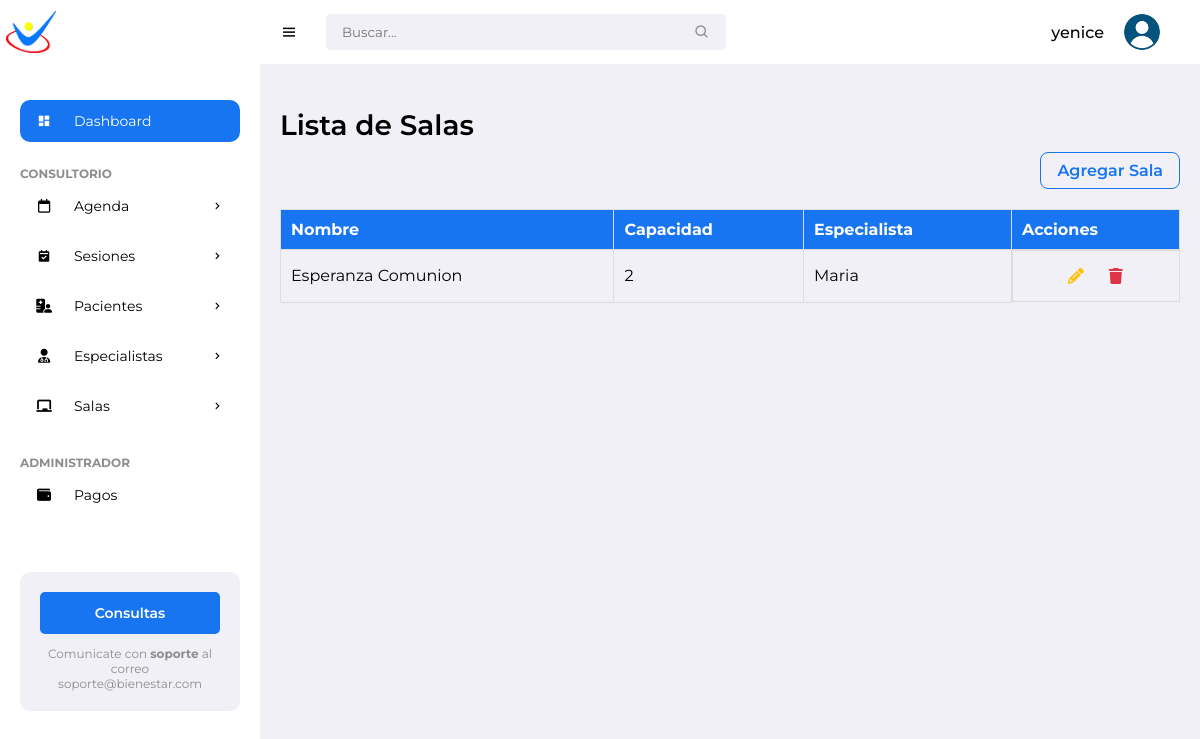
The app's page /rooms/ (signed in) with its own data.
### pacientes/models.py (models this page shows, shortened)
class Room(models.Model):
    name = models.CharField(max_length=100)
    capacity = models.IntegerField()
    location = models.CharField(max_length=100)
    specialists = models.ManyToManyField(Specialist, related_name='rooms')

class Specialist(models.Model):
    ROLES = [
        ('especialista', 'Especialista'),
        ('administrador', 'Administrador'),
    ]
    name = models.CharField(max_length=100)
    surname = models.CharField(max_length=100)
    specialty = models.CharField(max_length=100)
    email = models.EmailField()
    phone = models.CharField(max_length=20)
    dni = models.CharField(max_length=20, unique=True)
    profile_image = models.ImageField(upload_to='specialist_images/', null=True, blank=True)
    role = models.CharField(max_length=20, choices=ROLES, default='especialista')
    password = models.CharField(max_length=128)

### pacientes/views.py (the view)
# urls.py: path('rooms/', views.room_list, name='room_list'),
@login_required
def room_list(request):
    rooms = Room.objects.all()
    return render(request, 'pacientes/room/room_list.html', {'rooms': rooms})

### pacientes/templates/pacientes/room/room_list.html (shortened to what this page needs)
{% extends "pacientes/base/base.html" %}
{% block content %}
<h1 class="title">Lista de Salas</h1>
<div class="list-header">
    <a href="{% url 'new_room' %}" class="btn-add">Agregar Sala</a>
</div>
<div class="room-list-container">
    <table id="roomTable" class="display table">
        <thead>
            <tr>
                <th>Nombre</th>
                <th>Capacidad</th>
                <th>Especialista</th>
                <th>Acciones</th>
            </tr>
        </thead>
        <tbody>
            {% for room in rooms %}
            <tr>
                <td>{{ room.name }}</td>
                <td>{{ room.capacity }}</td>
                <td>
                    {% for specialist in room.specialists.all %}
                        {{ specialist.name }}{% if not forloop.last %}, {% endif %}
                    {% endfor %}
                </td>
                <td class="actions-tab">
                    <a href="{% url 'edit_room' room.id %}" class="btn btn-icon edit" title="Editar">
                        <i class="fas fa-pencil-alt"></i>
                    </a>
                    <a href="{% url 'delete_room' room.id %}" class="btn-icon delete" title="Eliminar">
                        <i class="fas fa-trash"></i>
                    </a>
                </td>
            </tr>
            {% endfor %}
        </tbody>
    </table>
</div>
{% endblock %}

### pacientes/templates/pacientes/base/base.html (shortened to what this page needs)
{% load static %}
<!DOCTYPE html>
<html lang="en">
<head>
	<link href='https://unpkg.com/boxicons@2.0.9/css/boxicons.min.css' rel='stylesheet'>
	<link rel="stylesheet" href="https://cdnjs.cloudflare.com/ajax/libs/font-awesome/6.5.2/css/all.min.css">
	<link rel="stylesheet" href="{% static 'pacientes/css/styles.css' %}">
</head>
<body>
		<section id="sidebar">
			<a href="#" class="brand"><img src="{% static 'pacientes/images/min_logo.png' %}" alt="" style="width: 50px;"></a>
			<ul class="side-menu">
				<li><a href="#" class="active"><i class='bx bxs-dashboard icon' ></i> Dashboard</a></li>
				<li class="divider" data-text="Consultorio"></li>
				<li>
					<a href="{% url 'calendar' %}"><i class="fa-regular fa-calendar icon"></i>Agenda <i class='bx bx-chevron-right icon-right' ></i></a>
				</li>
				<li>
					<a href="{% url 'reservation_list' %}">
						<i class='bx bxs-calendar-check icon'></i> Sesiones
						<i class='bx bx-chevron-right icon-right'></i>
					</a>
				</li>
				<li>
					<a href="#"><i class="fa-solid fa-hospital-user icon"></i> Pacientes <i class='bx bx-chevron-right icon-right' ></i></a>
				</li>
				<li>
					<a href="#">
						<i class="fa-solid fa-user-doctor icon"></i> Especialistas
						<i class='bx bx-chevron-right icon-right'></i>
					</a>
				</li>
				<li>
			<a href="#">
				<i class="fas fa-chalkboard icon"></i> Salas
			<i class='bx bx-chevron-right icon-right'></i>
			</a>
	       </li>
			<li class="divider" data-text="Administrador"></li>
			<li><a href="{% url 'payment_list' %}"><i class="fa-solid fa-wallet icon"></i> Pagos</a></li>
		</ul>
			<div class="ads">
				<div class="wrapper">
					<a href="mailto:soporteit@ingenieriaterra.com.ar" class="btn-upgrade">Consultas</a>
					<p>Comunicate con <span>soporte</span> al correo soporte@bienestar.com</p>
				</div>
			</div>
		</section>
	<section id="content">
		<nav>
			<i class='bx bx-menu toggle-sidebar' ></i>
			<form action="#">
				<div class="form-group">
					<input type="text" placeholder="Buscar...">
					<i class='bx bx-search icon' ></i>
				</div>
			</form>
			<div class="profile">
				<span class="username">{{ user.username }}</span>
				<img src="{% static 'pacientes/images/usuario.png' %}" alt="">
			</div>
		</nav>
		<main>
			  <div class="main-content">
                {% block content %}{% endblock %}
            </div>
		</main>
</body>
</html>

### pacientes/static/pacientes/css/styles.css (style rules this page uses)
* { font-family: 'Montserrat', sans-serif; margin: 0; padding: 0; box-sizing: border-box; }
:root { --grey: #F1F0F6; --dark-grey: #8D8D8D; --light: #fff; --dark: #000; --green: #81D43A; --light-green: #E3FFCB; --blue: #1775F1; --light-blue: #D0E4FF; --dark-blue: #0C5FCD; --red: #FC3B56; }
html { overflow-x: hidden; }
body { background: var(--grey); overflow-x: hidden; }
a { text-decoration: none; }
h1 { color: #000; }
li { list-style: none; }
#sidebar { position: fixed; max-width: 260px; width: 100%; background: var(--light); top: 0; left: 0; height: 100%; overflow-y: auto; scrollbar-width: none; transition: all .3s ease; z-index: 200; }
#sidebar .brand { font-size: 24px; display: flex; align-items: center; height: 64px; font-weight: 700; color: var(--blue); position: sticky; top: 0; left: 0; z-index: 100; background: var(--light); transition: all .3s ease; padding: 0 6px; }
#sidebar .icon { min-width: 48px; display: flex; justify-content: center; align-items: center; margin-right: 6px; }
#sidebar .icon-right { margin-left: auto; transition: all .3s ease; }
#sidebar .side-menu { margin: 36px 0; padding: 0 20px; transition: all .3s ease; }
#sidebar .side-menu a { display: flex; align-items: center; font-size: 14px; color: var(--dark); padding: 12px 16px 12px 0; transition: all .3s ease; border-radius: 10px; margin: 4px 0; white-space: nowrap; }
#sidebar .side-menu > li > a.active, #sidebar .side-menu > li > a.active:hover { background: var(--blue); color: var(--light); }
#sidebar .divider { margin-top: 24px; font-size: 12px; text-transform: uppercase; font-weight: 700; color: var(--dark-grey); transition: all .3s ease; white-space: nowrap; }
#sidebar .ads { width: 100%; padding: 20px; }
#sidebar .ads .wrapper { background: var(--grey); padding: 20px; border-radius: 10px; }
#sidebar .btn-upgrade { font-size: 14px; display: flex; justify-content: center; align-items: center; padding: 12px 0; color: var(--light); background: var(--blue); transition: all .3s ease; border-radius: 5px; font-weight: 600; margin-bottom: 12px; }
#sidebar .ads .wrapper p { font-size: 12px; color: var(--dark-grey); text-align: center; }
#sidebar .ads .wrapper p span { font-weight: 700; }
#content { position: relative; width: calc(100% - 260px); left: 260px; transition: all .3s ease; }
nav { background: var(--light); height: 64px; padding: 0 20px; display: flex; align-items: center; grid-gap: 28px; position: sticky; top: 0; left: 0; z-index: 100; }
nav .toggle-sidebar { font-size: 18px; cursor: pointer; }
nav form { max-width: 400px; width: 100%; margin-right: auto; }
nav .form-group { position: relative; }
nav .form-group input { width: 100%; background: var(--grey); border-radius: 5px; border: none; outline: none; padding: 10px 36px 10px 16px; transition: all .3s ease; }
nav .form-group .icon { position: absolute; top: 50%; transform: translateY(-50%); right: 16px; color: var(--dark-grey); }
nav .profile { position: relative; display: flex; align-items: center; margin-right: 20px; grid-gap: 10px; }
nav .profile img { width: 36px; height: 36px; border-radius: 50%; object-fit: cover; cursor: pointer; }
nav .profile .username { font-size: 16px; font-weight: 500; color: var(--dark); margin-right: 10px; }
main { width: 100%; padding: 24px 20px 20px 20px; }
main .title { font-size: 28px; font-weight: 600; margin-bottom: 10px; }
table { width: 100%; border-collapse: collapse; margin-top: 20px; }
th, td { border: 1px solid #dddddd; padding: 10px; text-align: left; white-space: nowrap; overflow: hidden; text-overflow: ellipsis; }
th { background-color: var(--blue); color: var(--light); }
.actions-tab { display: flex; justify-content: center; gap: 10px; }
.actions-tab .btn-icon { display: inline-flex; align-items: center; justify-content: center; width: 30px; height: 30px; background-color: transparent; border-radius: 50%; transition: background-color 0.3s, color 0.3s; }
.actions-tab .btn-icon.edit { color: #ffc107; }
.actions-tab .btn-icon.delete { color: #dc3545; }
.list-header { display: flex; justify-content: flex-end; margin-bottom: 20px; }
.btn-add { display: inline-flex; align-items: center; padding: 8px 16px; background: transparent; color: var(--blue); font-size: 16px; font-weight: 600; border: 1px solid var(--blue); border-radius: 8px; cursor: pointer; transition: color 0.3s, background-color 0.3s; text-decoration: none; gap: 8px; }

### records on screen
Room: name "Esperanza Comunion", capacity "2"
Specialist: name "Maria"

### other values on screen
{{ user.username }} "yenice"
